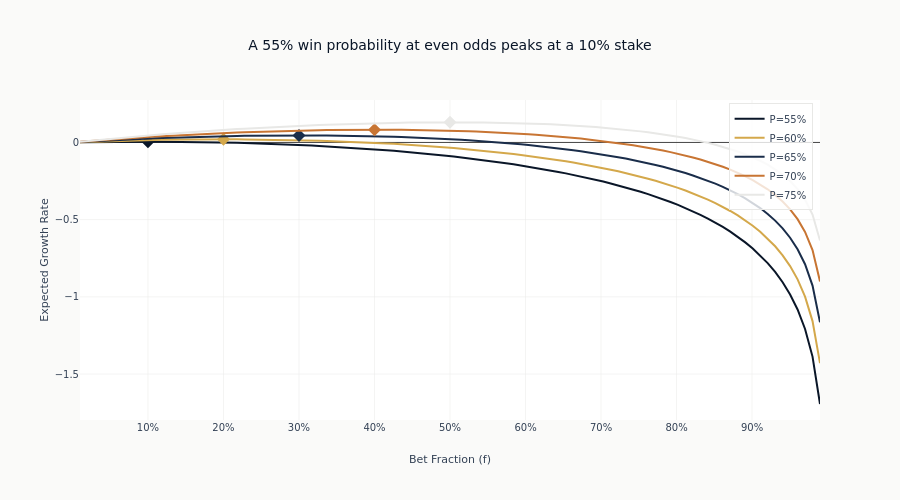

Write notebook code for a chart like this one.
### Code cell
fig.update_layout(
    title="A 55% win probability at even odds peaks at a 10% stake",
    xaxis_title="Bet Fraction (f)",
    yaxis_title="Expected Growth Rate",
    xaxis_tickformat=".0%",
    height=500,
    legend=dict(yanchor="top", y=0.99, xanchor="right", x=0.99),
)
fig.show()
